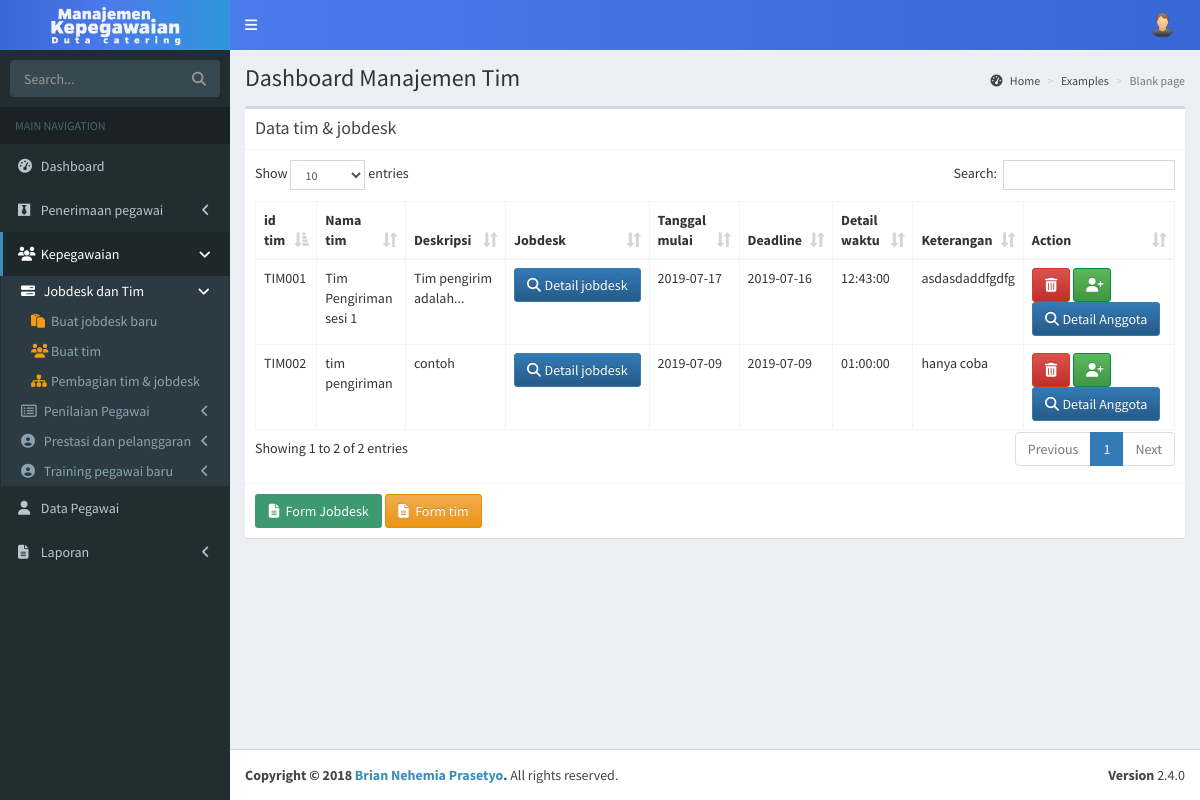
/admin/Datatim.php, run on the app's committed database.
### tables this page shows
CREATE TABLE `tbtim` (
  `idtim` varchar(11) NOT NULL,
  `idjobdesk` varchar(11) DEFAULT NULL,
  `namatim` varchar(100) NOT NULL,
  `deskripsi` varchar(200) DEFAULT NULL
);

CREATE TABLE `tbjobdesk` (
  `idjobdesk` varchar(11) NOT NULL,
  `namajobdesk` varchar(200) DEFAULT NULL,
  `jobdesk1` varchar(1000) DEFAULT NULL,
  `jobdesk2` varchar(2000) DEFAULT NULL,
  `jobdesk3` varchar(2000) DEFAULT NULL,
  `jobdesk4` varchar(2000) DEFAULT NULL,
  `jobdesk5` varchar(2000) DEFAULT NULL,
  `jobdesk6` varchar(2000) DEFAULT NULL,
  `jobdesk7` varchar(2000) DEFAULT NULL,
  `jobdesk8` varchar(2000) DEFAULT NULL,
  `jobdesk9` varchar(2000) DEFAULT NULL,
  `jobdesk10` varchar(2000) DEFAULT NULL,
  `tanggalmulai` date DEFAULT NULL,
  `deadline` date NOT NULL,
  `Detailwaktu` time DEFAULT NULL,
  `keterangan` varchar(1000) DEFAULT NULL
);

### db/mdl_jobdesktim.php (called while the page is built, shortened)
<?php
	class jobdesktim extends db_connect{
		public function readtim1(){
            $con = $this->conn;
			$result = mysqli_query($con , "SELECT tbtim.*, tbjobdesk.*
			FROM tbtim, tbjobdesk
			WHERE tbtim.idjobdesk = tbjobdesk.idjobdesk
			AND tbtim.idtim is not null
			");
			return $result;
		}
	}
?>

### admin/Datatim.php (the view, shortened to what this page needs)
<?php
include 'header.php';
include 'adminsidebar.php';
?>
  <div class="content-wrapper">
    <section class="content-header">
      <h1>
        Dashboard Manajemen Tim
      </h1>
      <ol class="breadcrumb">
        <li><a href="#"><i class="fa fa-dashboard"></i> Home</a></li>
        <li><a href="#">Examples</a></li>
        <li class="active">Blank page</li>
      </ol>
    </section>
    <section class="content">
      <div class="box">
        <div class="box-header with-border">
          <h3 class="box-title">Data tim & jobdesk</h3>
        </div>
        <div class="box-body" >
           <table  id="example2" class="table table-bordered table-hover">
                <thead>
                <tr>
                <th>id tim</th>
                  <th>Nama tim</th>
                  <th>Deskripsi</th>
                  <th >Jobdesk</th>
                  <th>Tanggal mulai</th>
                  <th>Deadline</th>
                  <th>Detail waktu</th>
                  <th>Keterangan</th>
                  <th>Action</th>
                </tr>
                </thead>
                <tbody>
                <?php
                 require '../db/mdl_jobdesktim.php';
                 $conn = new jobdesktim();
                $read = $conn->readtim1();
					        while($fetch = $read->fetch_array()){
				        ?>
                <tr>
                <td><?php echo $fetch['idtim']?></td>
                    <td><?php echo $fetch['namatim']?></td>
                    <td><?php echo $fetch['deskripsi'];?></td>
					          <td> <?php $idnyajobdesk = $fetch['idjobdesk'];?>
                        <a href="#" class="btn btn-primary" data-toggle="modal" data-target="#Detailjobdesk<?php echo $idnyajobdesk; ?>">
                        <i style="width:12px;" class="fa fa-search"></i>&nbsp&nbspDetail jobdesk</a>
                    </td>
                    <td><?php echo $fetch['tanggalmulai']?></td>
                    <td><?php echo $fetch['deadline']?></td>
                    <td><?php echo $fetch['Detailwaktu']?></td>
                    <td><?php echo $fetch['keterangan']?></td>
                  <td>
                    <a class="btn btn-danger" href="../controller/jobdesktimcontroller.php?action=hapustim&idtim=<?php echo $fetch['idtim']?>"><i class="fa fa-trash"></i></a>
                    <a class="btn btn-success" href="formpembagiantim.php?idtim=<?php echo $fetch['idtim']?>"><i style="width:12px;" class="fa fa-user-plus"></i></a>
                    <a class="btn btn-primary" href="#"><i style="width:12px;" class="fa fa-search"></i>&nbsp&nbspDetail Anggota</a>
                 </td>
					      </tr>
                <?php
					      }
				        ?>
                </tbody>
              </table>
            </div>
        <div class="box-footer">
        <a class="btn bg-olive" type="button" href="formjobdesk.php"><i style="width:12px;" class="fa fa-file-text"></i>&nbsp&nbspForm Jobdesk</a>
        <a class="btn btn-warning bg-orange" href="formtim.php"><i style="width:12px;" class="fa fa-file-text"></i>&nbsp&nbspForm tim</a>
        </div>
      </div>
    </section>
  </div>
<?php
include 'footer.php';
 ?>

### assets/css/_all-skins.css (style rules this page uses)
.skin-blue .content-header { background: transparent; }

### data on the page
tbtim: idtim "TIM001", namatim "Tim Pengiriman sesi 1", deskripsi "Tim pengirim adalah...", idjobdesk.tanggalmulai "2019-07-17", idjobdesk.deadline "2019-07-16", idjobdesk.Detailwaktu "12:43:00", idjobdesk.keterangan "asdasdaddfgdfg"
tbtim: idtim "TIM002", namatim "tim pengiriman", deskripsi "contoh", idjobdesk.tanggalmulai "2019-07-09", idjobdesk.deadline "2019-07-09", idjobdesk.Detailwaktu "01:00:00", idjobdesk.keterangan "hanya coba"
